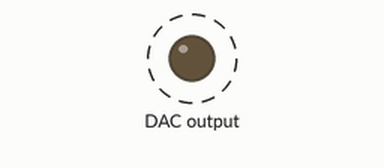
A program run on a simulated Raspberry Pi (BCM pin numbers). Shown: output pins drawn as LEDs (lit = HIGH). Dashed ring = blinking.

Above: at 0.05 s.
Timing chart, 0 to 4.6 s (numbered marks = the images above):
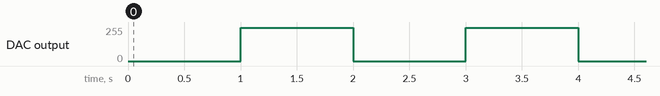

The program:

MCP4725.py
```python
#!/usr/bin/env python
"""MCP230XX, python module for the MCP230008 and MCP230017 GPIO
expander chips

created September 9, 2017
last modified October 8, 2017"""

"""
Copyright 2017 Owain Martin

This program is free software: you can redistribute it and/or modify
it under the terms of the GNU General Public License as published by
the Free Software Foundation, either version 3 of the License, or
(at your option) any later version.

This program is distributed in the hope that it will be useful,
but WITHOUT ANY WARRANTY; without even the implied warranty of
MERCHANTABILITY or FITNESS FOR A PARTICULAR PURPOSE.  See the
GNU General Public License for more details.

You should have received a copy of the GNU General Public License
along with this program.  If not, see <http://www.gnu.org/licenses/>.
"""

import time, sys, smbus

# Register values:
WRITEDAC         = 0x40
WRITEDACEEPROM   = 0x60

# Default I2C address:
DEFAULT_ADDRESS  = 0x62


class MCP4725:

    def __init__(self, i2cAddress=DEFAULT_ADDRESS):

        self.i2cAddress = i2cAddress
        self.bus =smbus.SMBus(1)
        return

    def set_voltage(self, value):
        """Set the output voltage to specified value.  Value is a 12-bit number
        (0-4095) that is used to calculate the output voltage from:
          Vout =  (VDD*value)/4096
        I.e. the output voltage is the VDD reference scaled by value/4096.
        If persist is true it will save the voltage value in EEPROM so it
        continues after reset (default is false, no persistence).
        """
        # Clamp value to an unsigned 12-bit value.
        if value > 4095:
            value = 4095
        if value < 0:
            value = 0
        # Generate the register bytes and send them.
        # See datasheet figure 6-2:
        #   https://www.adafruit.com/datasheets/mcp4725.pdf
        reg_data = [(value >> 4) & 0xFF, (value << 4) & 0xFF]
        self.bus.write_i2c_block_data(self.i2cAddress, WRITEDAC, reg_data)


if __name__ == "__main__":

    import RPi.GPIO as IO
    import time, sys

    address = 0x62


    MCP = MCP4725(address)


    while True:
        MCP.set_voltage(0)
        time.sleep(1)
        MCP.set_voltage(4000)
        time.sleep(1)


        
```

Measured:
- by itself, DAC output: alternates 249/255 for 1.0 s and 0/255 for 1.0 s
